Frame 1 (no input): blank canvas, image omitted
Frame 60 (the mouse pressed at the canvas centre just before this capture): blank canvas, image omitted
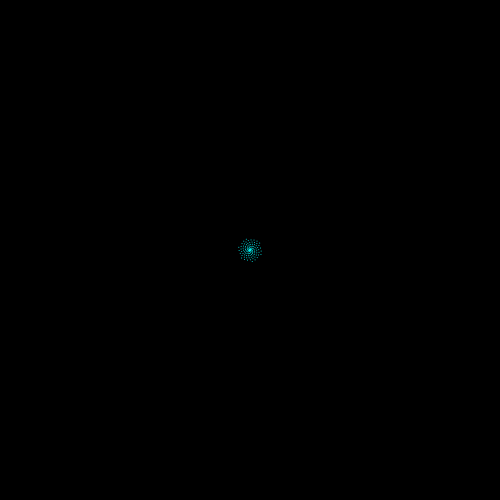
Frame 120 (the mouse held since frame 60 and released just before this capture)

The Processing sketch whose frames 1 and 60 were blank and that drew this single picture after the mouse press (run headless with seeded random() and noise(); from frame 60 on, the mouse is pressed at the canvas centre):

// Processing sketch: radial_orbit_using_framecount
// ── radial_orbit_using_framecount.pde
float r = 0;
float theta = 0;
PVector position; 

void setup(){
  size (500, 500);
  background(0);
  position = new PVector(0, 0); 
}

void draw(){
  
  position.x = r*cos(frameCount);
  position.y = -r*sin(frameCount);
  
  
  fill(0, 255, 255);
  noStroke();
  ellipse(position.x+width/2, position.y+height/2, 1, 1);
  
  theta += .1;
  r+= .1;
  
}
